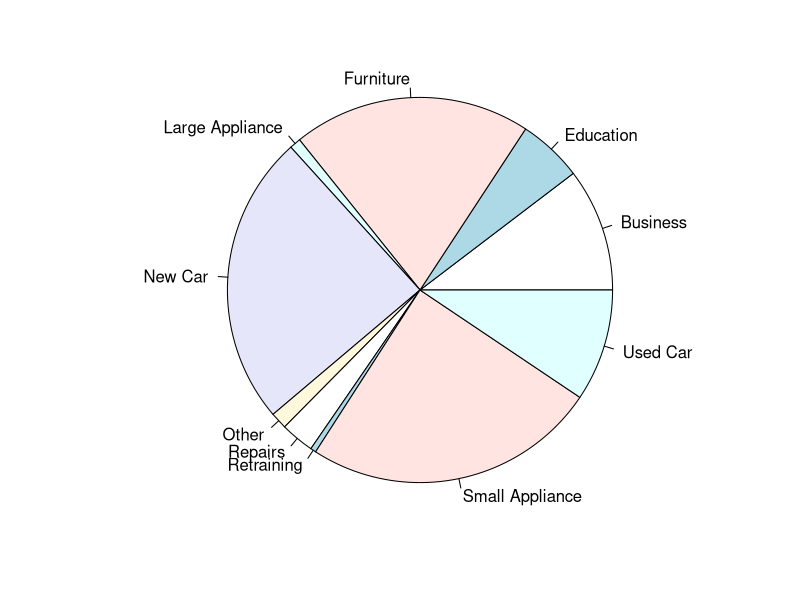
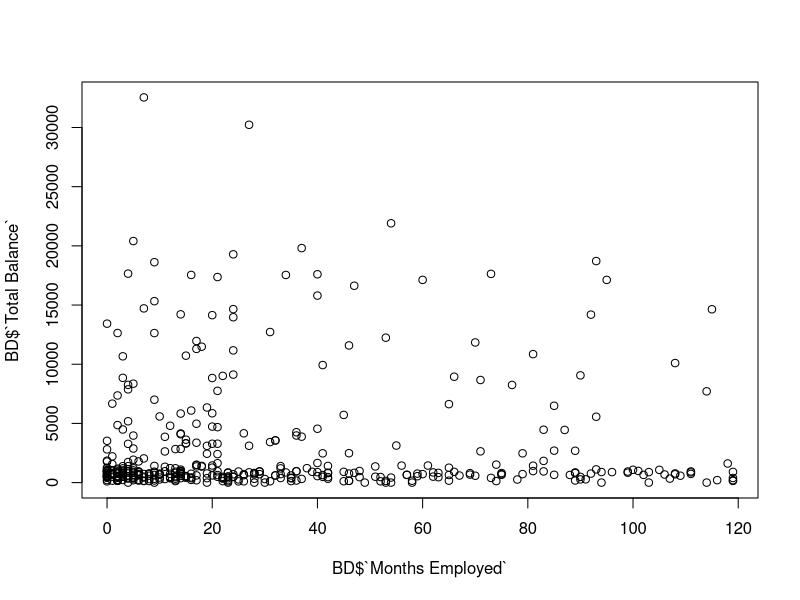
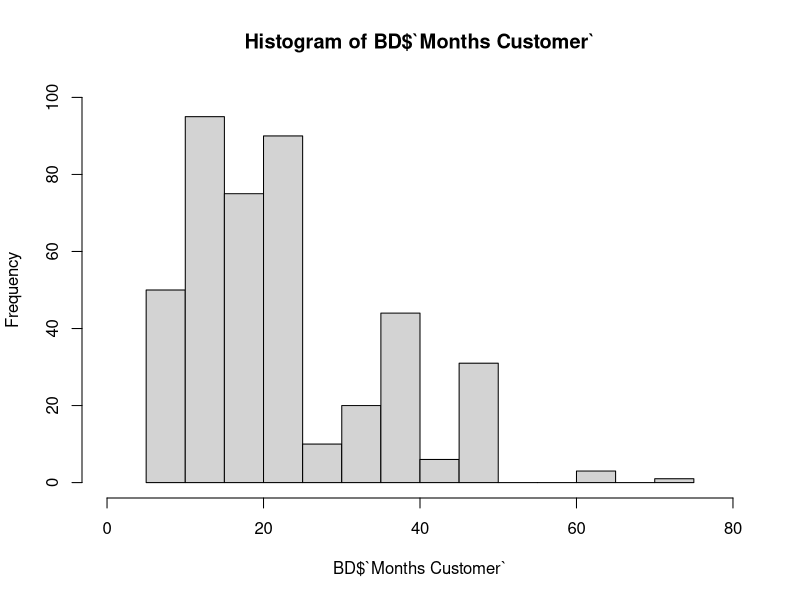
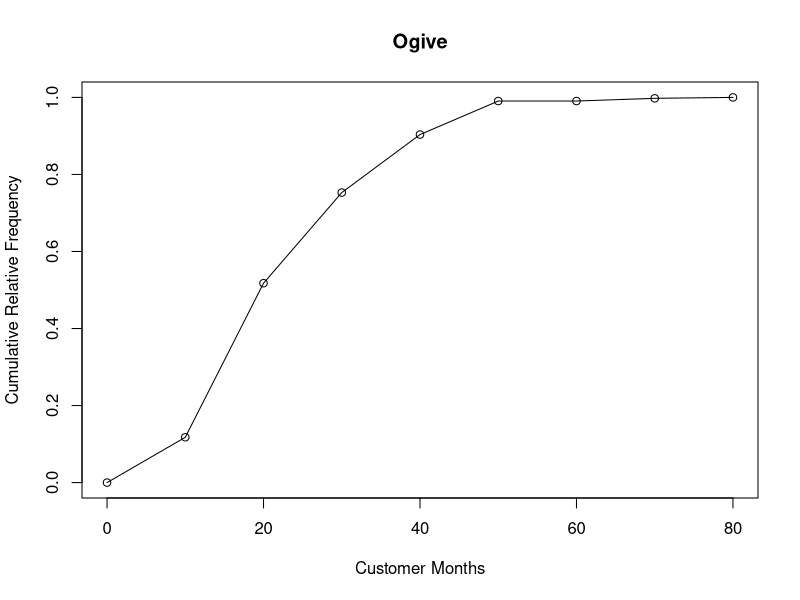

The R source for these figures, in order:
# Question 1
library(readxl)
BD <- read_excel("Credit Risk Data.xlsx", 
                 sheet = "Base Data", skip = 2)
View(BD)

# Section (a)
x = table(BD$`Loan Purpose`)
pie(x, radius=1)

# Section (b)
BD["Total Balance"] = BD$Checking + BD$Savings
plot(BD$`Months Employed`,BD$`Total Balance`)

# Section (c)
histogram = hist(BD$`Months Customer`, breaks = 10, 
                 xlim = range(seq(0,80,10)), ylim = range(seq(0,100,10))
                 )
histogram

mon = BD$`Months Customer`
range(mon)
breaks = seq(0,80,10) # bins
mon.cut = cut(mon, breaks, right = T)
mon.freq = table(mon.cut) #compute frequency
mon.relfreq = mon.freq/nrow(BD) # computer relative frequency
mon.cumrelfreq = c(0, cumsum(mon.relfreq)) # compute cumulative relative frequency
cbind(mon.freq, mon.relfreq, cumsum(mon.relfreq))

plot(breaks, mon.cumrelfreq, main="Ogive", xlab = "Customer Months", ylab = "Cumulative Relative Frequency")
lines(breaks, mon.cumrelfreq)

# BD["Months_Customer"] = NA
# BD$Months_Customer[BD$`Months Customer`>0 & BD$`Months Customer`<=10] = "0 < x <= 10"
# BD$Months_Customer[BD$`Months Customer`>10 & BD$`Months Customer`<=20] = "10 < x <= 20"
# BD$Months_Customer[BD$`Months Customer`>20 & BD$`Months Customer`<=30] = "20 < x <= 30"
# BD$Months_Customer[BD$`Months Customer`>30 & BD$`Months Customer`<=40] = "30 < x <= 40"
# BD$Months_Customer[BD$`Months Customer`>40 & BD$`Months Customer`<=50] = "40 < x <= 50"
# BD$Months_Customer[BD$`Months Customer`>50 & BD$`Months Customer`<=60] = "50 < x <= 60"
# BD$Months_Customer[BD$`Months Customer`>60 & BD$`Months Customer`<=70] = "60 < x <= 70"
# BD$Months_Customer[BD$`Months Customer`>70 & BD$`Months Customer`<=80] = "70 < x <= 80"

# a = as.data.frame(table(BD$Months_Customer))
# a["CummFreq"] = cumsum(a["Freq"])

# plot(a[c(1,3)], type="o", xlab = "Months as customer", ylab="Cummulative Frequency")